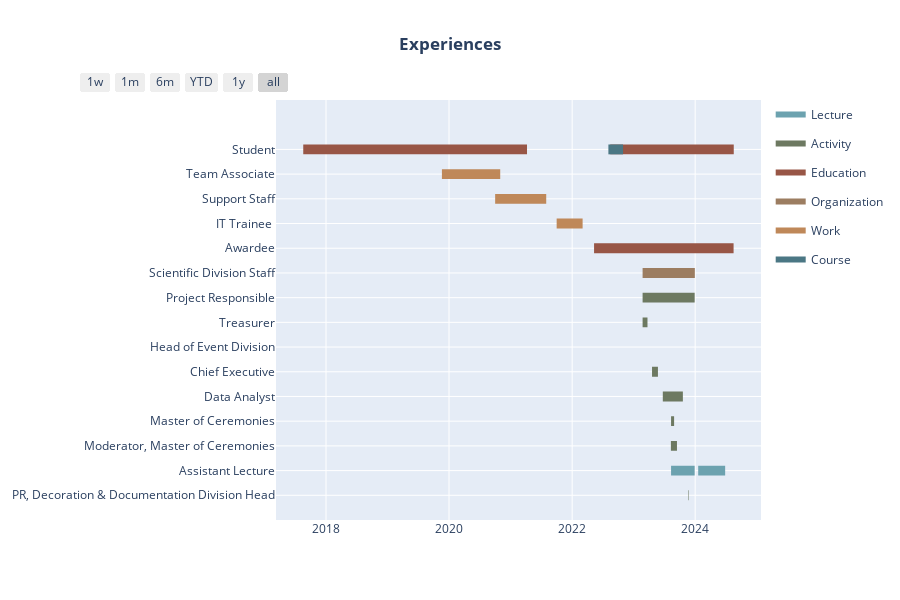

Notebook code for this chart:
### Code cell
import plotly.figure_factory as ff
brown1 = '#985646'
brown2 = '#bf8859'
brown3 = '#9c7d61'
brown4 = '#b9735c'
green1 = '#4f746c'
green2 = '#79a99d'
green3 = '#6d7961'
blue1 = '#4b7784'
blue2 = '#6ca2af'
blue3 = '#a9bcc2'
nude1 = '#9be7e78'
nude2 = '#c3b4af'
nude3 = '#ada08d'


colors = {'Education': brown1,
          'Work': brown2,
          'Course': blue1,
          'Organization': brown3,
          'Activity': green3,
          'Lecture': blue2}

fig = ff.create_gantt(df_exp, colors=colors, index_col='Resource', show_colorbar=True,
                      group_tasks=True, showgrid_x=True, showgrid_y=True)
fig.update_layout(autosize=True, title='<b>Experiences</b>', title_x=0.5)
fig.show()

### Figure 1 — Plotly figure (JSON) as saved in the notebook; plotly's stock layout.template omitted (floating-point values rounded to 4 significant figures)
{"data": [{"fill": "toself", "fillcolor": "rgb(108, 162, 175)", "hoverinfo": "name", "legendgroup": "rgb(108, 162, 175)", "mode": "none", "name": "Lecture", "type": "scatter", "x": ["2023-08-11", "2023-12-29", "2023-12-29", "2023-08-11", "2023-08-11", "2023-08-11", "2023-12-29", "2023-12-29", "2023-08-11", "2023-08-11", "2024-01-19", "2024-06-27", "2024-06-27", "2024-01-19"], "y": [0.8, 0.8, 1.2, 1.2, null, 0.8, 0.8, 1.2, 1.2, null, 0.8, 0.8, 1.2, 1.2]}, {"fill": "toself", "fillcolor": "rgb(109, 121, 97)", "hoverinfo": "name", "legendgroup": "rgb(109, 121, 97)", "mode": "none", "name": "Activity", "type": "scatter", "x": ["2023-02-23", "2023-12-29", "2023-12-29", "2023-02-23", "2023-02-23", "2023-02-23", "2023-03-24", "2023-03-24", "2023-02-23", "2023-02-23", "2023-04-21", "2023-04-21", "2023-04-21", "2023-04-21", "2023-04-21", "2023-04-20", "2023-05-25", "2023-05-25", "2023-04-20", "2023-04-20", "2023-06-23", "2023-08-31", "2023-08-31", "2023-06-23", "2023-06-23", "2023-06-23", "2023-10-20", "2023-10-20", "2023-06-23", "2023-06-23", "2023-08-11", "2023-08-29", "2023-08-29", "2023-08-11", "2023-08-11", "2023-08-10", "2023-09-15", "2023-09-15", "2023-08-10", "2023-08-10", "2023-11-21", "2023-11-24", "2023-11-24", "2023-11-21"], "y": [7.8, 7.8, 8.2, 8.2, null, 6.8, 6.8, 7.2, 7.2, null, 5.8, 5.8, 6.2, 6.2, null, 4.8, 4.8, 5.2, 5.2, null, 3.8, 3.8, 4.2, 4.2, null, 3.8, 3.8, 4.2, 4.2, null, 2.8, 2.8, 3.2, 3.2, null, 1.8, 1.8, 2.2, 2.2, null, -0.2, -0.2, 0.2, 0.2]}, {"fill": "toself", "fillcolor": "rgb(152, 86, 70)", "hoverinfo": "name", "legendgroup": "rgb(152, 86, 70)", "mode": "none", "name": "Education", "type": "scatter", "x": ["2017-08-19", "2021-04-08", "2021-04-08", "2017-08-19", "2017-08-19", "2022-05-11", "2024-08-16", "2024-08-16", "2022-05-11", "2022-05-11", "2022-08-15", "2024-08-17", "2024-08-17", "2022-08-15"], "y": [13.8, 13.8, 14.2, 14.2, null, 9.8, 9.8, 10.2, 10.2, null, 13.8, 13.8, 14.2, 14.2]}, {"fill": "toself", "fillcolor": "rgb(156, 125, 97)", "hoverinfo": "name", "legendgroup": "rgb(156, 125, 97)", "mode": "none", "name": "Organization", "type": "scatter", "x": ["2023-02-23", "2023-12-30", "2023-12-30", "2023-02-23"], "y": [8.8, 8.8, 9.2, 9.2]}, {"fill": "toself", "fillcolor": "rgb(191, 136, 89)", "hoverinfo": "name", "legendgroup": "rgb(191, 136, 89)", "mode": "none", "name": "Work", "type": "scatter", "x": ["2019-11-20", "2020-10-31", "2020-10-31", "2019-11-20", "2019-11-20", "2020-10-01", "2021-07-31", "2021-07-31", "2020-10-01", "2020-10-01", "2021-10-01", "2022-03-04", "2022-03-04", "2021-10-01"], "y": [12.8, 12.8, 13.2, 13.2, null, 11.8, 11.8, 12.2, 12.2, null, 10.8, 10.8, 11.2, 11.2]}, {"fill": "toself", "fillcolor": "rgb(75, 119, 132)", "hoverinfo": "name", "legendgroup": "rgb(75, 119, 132)", "mode": "none", "name": "Course", "type": "scatter", "x": ["2022-08-04", "2022-10-30", "2022-10-30", "2022-08-04"], "y": [13.8, 13.8, 14.2, 14.2]}, {"legendgroup": "rgb(108, 162, 175)", "marker": {"color": "rgb(108, 162, 175)", "opacity": 0, "size": 1}, "mode": "markers", "name": "", "showlegend": false, "text": ["Multivariate Data Techniques", "Multivariate Data Techniques", "Statistics for Engineering", "Statistics for Engineering", "Text Analytics", "Text Analytics"], "type": "scatter", "x": ["2023-08-11", "2023-12-29", "2023-08-11", "2023-12-29", "2024-01-19", "2024-06-27"], "y": [1, 1, 1, 1, 1, 1]}, {"legendgroup": "rgb(109, 121, 97)", "marker": {"color": "rgb(109, 121, 97)", "opacity": 0, "size": 1}, "mode": "markers", "name": "", "showlegend": false, "text": ["Belajar Bareng (Collective Study)", "Belajar Bareng (Collective Study)", "Statistics on Training #1: Spatial Modeling on Data Area", "Statistics on Training #1: Spatial Modeling on Data Area", "Sparkling Ramadhan", "Sparkling Ramadhan", "Statistics on Training #2: Advanced Web Crawling & Web Scraping", "Statistics on Training #2: Advanced Web Crawling & Web Scraping", "Happiness Index of Depok Regency 2023", "Happiness Index of Depok Regency 2023", "Happiness Index of Bekasi Regency 2023", "Happiness Index of Bekasi Regency 2023", "Welcoming New Postgraduate Students", "Welcoming New Postgraduate Students", "Web Seminar: Statistical Journals Publication and Writings", "Web Seminar: Statistical Journals Publication and Writings", "Closing Ceremony DTS TSA IPB x Kominfo RI", "Closing Ceremony DTS TSA IPB x Kominfo RI"], "type": "scatter", "x": ["2023-02-23", "2023-12-29", "2023-02-23", "2023-03-24", "2023-04-21", "2023-04-21", "2023-04-20", "2023-05-25", "2023-06-23", "2023-08-31", "2023-06-23", "2023-10-20", "2023-08-11", "2023-08-29", "2023-08-10", "2023-09-15", "2023-11-21", "2023-11-24"], "y": [8, 8, 7, 7, 6, 6, 5, 5, 4, 4, 4, 4, 3, 3, 2, 2, 0, 0]}, {"legendgroup": "rgb(152, 86, 70)", "marker": {"color": "rgb(152, 86, 70)", "opacity": 0, "size": 1}, "mode": "markers", "name": "", "showlegend": false, "text": ["University of Brawijaya", "University of Brawijaya", "Indonesia Endowment Fund for Education Agency", "Indonesia Endowment Fund for Education Agency", "Bogor Agricultural (IPB) University", "Bogor Agricultural (IPB) University"], "type": "scatter", "x": ["2017-08-19", "2021-04-08", "2022-05-11", "2024-08-16", "2022-08-15", "2024-08-17"], "y": [14, 14, 10, 10, 14, 14]}, {"legendgroup": "rgb(156, 125, 97)", "marker": {"color": "rgb(156, 125, 97)", "opacity": 0, "size": 1}, "mode": "markers", "name": "", "showlegend": false, "text": ["The Professional Association of Postgraduate Statistics Students (Himpunan Profesi (HImpro) Pascasarjana Statistika)", "The Professional Association of Postgraduate Statistics Students (Himpunan Profesi (HImpro) Pascasarjana Statistika)"], "type": "scatter", "x": ["2023-02-23", "2023-12-30"], "y": [9, 9]}, {"legendgroup": "rgb(191, 136, 89)", "marker": {"color": "rgb(191, 136, 89)", "opacity": 0, "size": 1}, "mode": "markers", "name": "", "showlegend": false, "text": ["KKU-PSBM FMIPA University of Brawijaya", "KKU-PSBM FMIPA University of Brawijaya", "PT Utama Abadi Sejahtera", "PT Utama Abadi Sejahtera", "Sinarmas Mining", "Sinarmas Mining"], "type": "scatter", "x": ["2019-11-20", "2020-10-31", "2020-10-01", "2021-07-31", "2021-10-01", "2022-03-04"], "y": [13, 13, 12, 12, 11, 11]}, {"legendgroup": "rgb(75, 119, 132)", "marker": {"color": "rgb(75, 119, 132)", "opacity": 0, "size": 1}, "mode": "markers", "name": "", "showlegend": false, "text": ["TETRIS PROA x DQLab Professional Python for Data Science", "TETRIS PROA x DQLab Professional Python for Data Science"], "type": "scatter", "x": ["2022-08-04", "2022-10-30"], "y": [14, 14]}], "layout": {"autosize": true, "height": 600, "hovermode": "closest", "showlegend": true, "title": {"text": "<b>Experiences</b>", "x": 0.5}, "xaxis": {"rangeselector": {"buttons": [{"count": 7, "label": "1w", "step": "day", "stepmode": "backward"}, {"count": 1, "label": "1m", "step": "month", "stepmode": "backward"}, {"count": 6, "label": "6m", "step": "month", "stepmode": "backward"}, {"count": 1, "label": "YTD", "step": "year", "stepmode": "todate"}, {"count": 1, "label": "1y", "step": "year", "stepmode": "backward"}, {"step": "all"}]}, "showgrid": true, "type": "date", "zeroline": false}, "yaxis": {"autorange": false, "range": [-1, 16], "showgrid": true, "ticktext": ["PR, Decoration & Documentation Division Head", "Assistant Lecture", "Moderator, Master of Ceremonies", "Master of Ceremonies", "Data Analyst", "Chief Executive", "Head of Event Division", "Treasurer", "Project Responsible", "Scientific Division Staff", "Awardee", "IT Trainee ", "Support Staff", "Team Associate", "Student"], "tickvals": [0, 1, 2, 3, 4, 5, 6, 7, 8, 9, 10, 11, 12, 13, 14], "zeroline": false}}}
